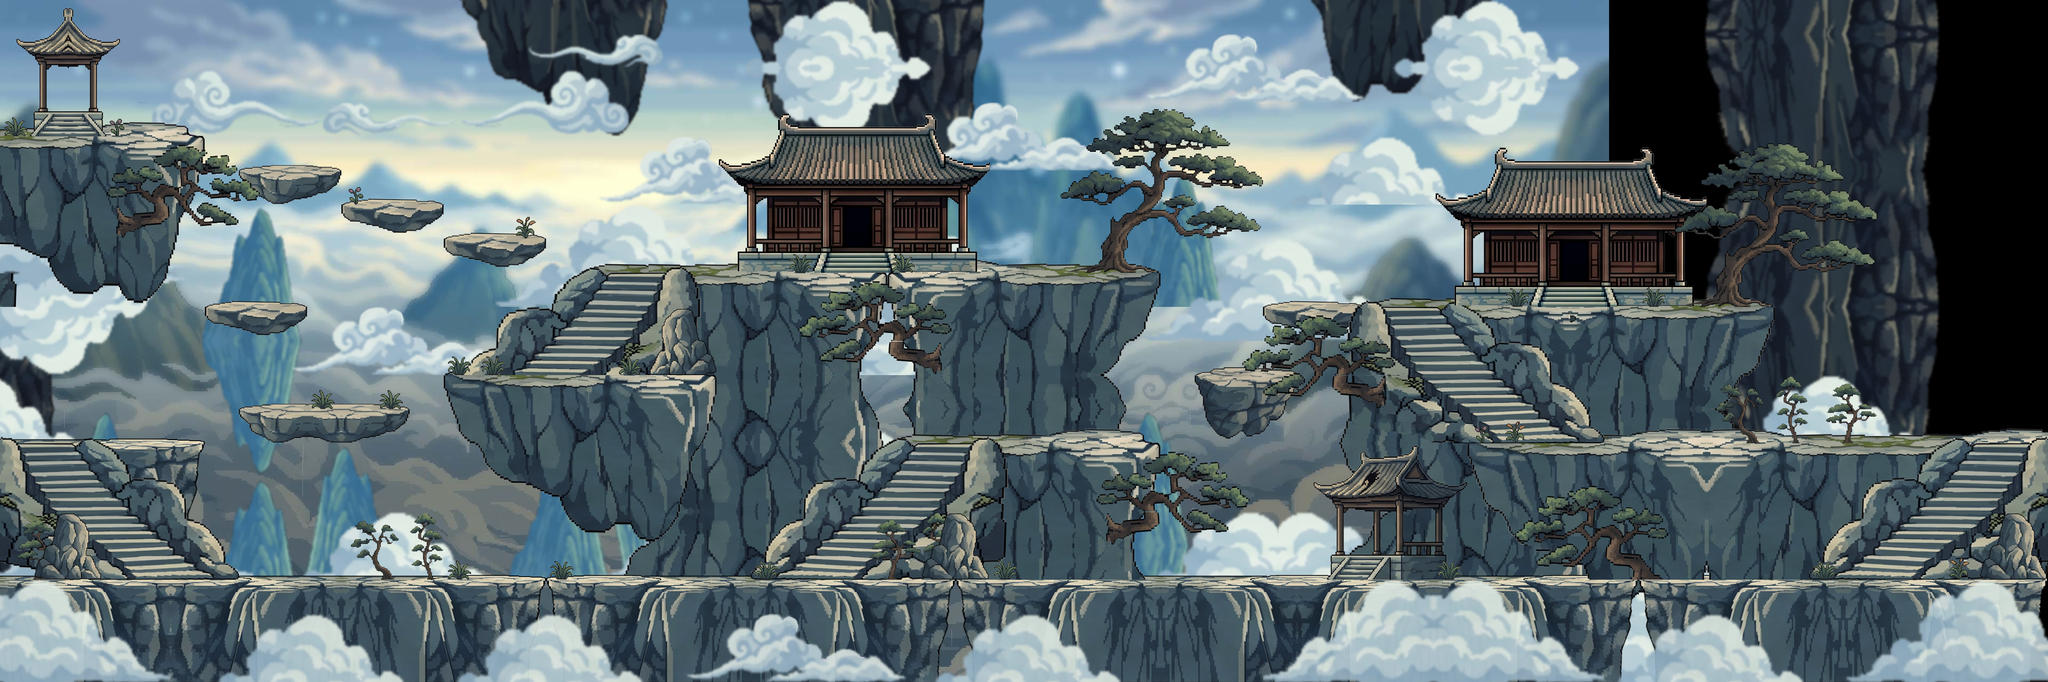

This game map was drawn from its Tiled (.tmx) file and the tilesets committed beside it. A one-line description and the trimmed map source follow:
An orthogonal 60x20 tile map with 64x64 px tiles, 12 tile layers (mid, cloud_b, modification, tree, ...), 1 image layer and 9 objects.

<map version="1.10" tiledversion="1.12.2" orientation="orthogonal" renderorder="left-up" width="60" height="20" tilewidth="64" tileheight="64" infinite="0" nextlayerid="18" nextobjectid="26">
 <tileset firstgid="1" source="map_skyland.tsx" />
 <imagelayer id="2" name="bg" parallaxx="0.2" repeatx="1">
  <image source="bg.jpg" width="3017" height="1280" />
 </imagelayer>
 <layer id="8" name="mid" width="60" height="20" offsetx="-200" offsety="0" parallaxx="0.8">
  <data>[1200 cells, 527 non-empty, 59 distinct tile ids]</data>
 </layer>
 <layer id="12" name="cloud_b" width="60" height="20" offsetx="-36" offsety="0" parallaxx="0.9">
  <data>[1200 cells, 587 non-empty, 52 distinct tile ids]</data>
 </layer>
 <layer id="16" name="modification" width="60" height="20">
  <data>[1200 cells, 136 non-empty, 16 distinct tile ids]</data>
 </layer>
 <layer id="9" name="tree" width="60" height="20">
  <data>[1200 cells, 1 non-empty, 1 distinct tile ids]</data>
 </layer>
 <layer id="15" name="moveBG" width="60" height="20">
  <data>[1200 cells, 261 non-empty, 51 distinct tile ids]</data>
 </layer>
 <layer id="1" name="moveLayer" width="60" height="20">
  <data>[1200 cells, 475 non-empty, 69 distinct tile ids]</data>
 </layer>
 <layer id="14" name="stairsBG" width="60" height="20">
  <data>[1200 cells, 182 non-empty, 45 distinct tile ids]</data>
 </layer>
 <layer id="6" name="stairsLayer" width="60" height="20">
  <data>[1200 cells, 134 non-empty, 40 distinct tile ids]</data>
 </layer>
 <layer id="3" name="house" width="60" height="20">
  <data>[1200 cells, 117 non-empty, 61 distinct tile ids]</data>
 </layer>
 <layer id="10" name="tree" width="60" height="20">
  <data>[1200 cells, 217 non-empty, 72 distinct tile ids]</data>
 </layer>
 <layer id="17" name="blockingLayer" width="60" height="20">
  <data>[1200 cells, 16 non-empty, 4 distinct tile ids]</data>
 </layer>
 <layer id="11" name="cloud" width="60" height="20" opacity="0.9" parallaxx="1.2">
  <data>[1200 cells, 136 non-empty, 36 distinct tile ids]</data>
 </layer>
 <objectgroup id="13" name="object" visible="0">
  <object id="15" gid="322" x="1882" y="708" width="64" height="64" />
  <object id="16" gid="464" x="1574" y="454" width="64" height="64" />
  <object id="17" gid="464" x="2920" y="522" width="64" height="64" />
  <object id="19" gid="385" x="95.5" y="213" width="64" height="64" />
  <object id="20" gid="385" x="1573.5" y="243" width="64" height="64" />
  <object id="21" gid="385" x="2856.67" y="307.333" width="64" height="64" />
  <object id="23" gid="385" x="2919" y="306.333" width="64" height="64" />
  <object id="24" gid="385" x="2980" y="305.333" width="64" height="64" />
  <object id="25" gid="385" x="2551" y="1044.25" width="64" height="64" />
 </objectgroup>
</map>
